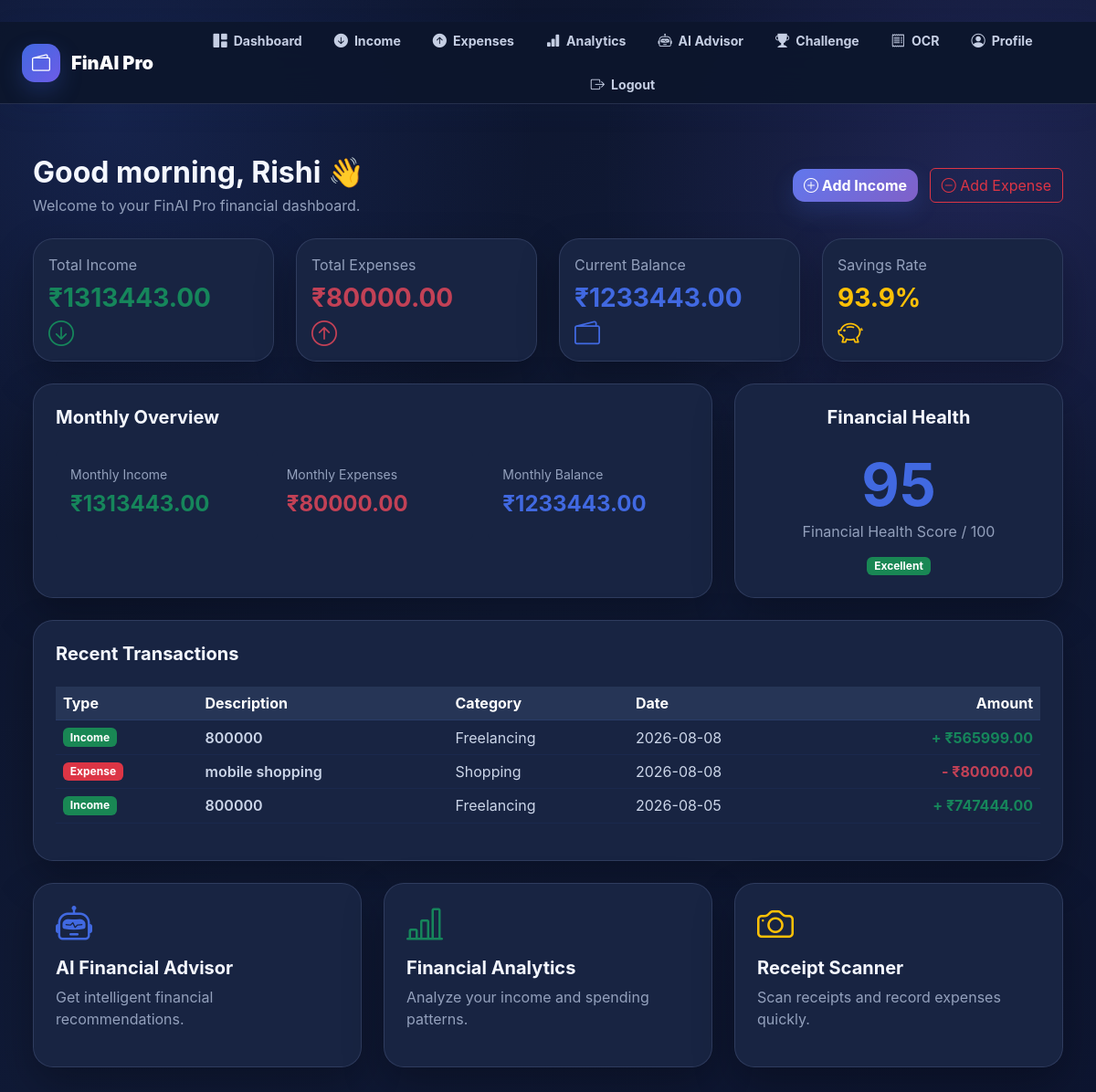
The app's page /dashboard (signed in) with its own data.
### app/models/user.py (models this page shows)
class User(Base):
    __tablename__ = "users"
    id = Column(
        Integer,
        primary_key=True,
        index=True
    )
    full_name = Column(
        String(100),
        nullable=False
    )
    email = Column(
        String(150),
        unique=True,
        nullable=False,
        index=True
    )
    password = Column(
        String(255),
        nullable=False
    )
    profile_image = Column(
        String(255),
        default="default.png"
    )
    is_active = Column(
        Boolean,
        default=True
    )
    created_at = Column(
        DateTime,
        default=datetime.utcnow
    )
    updated_at = Column(
        DateTime,
        default=datetime.utcnow,
        onupdate=datetime.utcnow
    )
    incomes = relationship(
        "Income",
        back_populates="user",
        cascade="all, delete-orphan"
    )
    expenses = relationship(
        "Expense",
        back_populates="user",
        cascade="all, delete-orphan"
    )

### app/models/income.py (models this page shows)
class Income(Base):
    __tablename__ = "income"
    id = Column(
        Integer,
        primary_key=True,
        index=True
    )
    user_id = Column(
        Integer,
        ForeignKey("users.id"),
        nullable=False
    )
    source = Column(
        String(100),
        nullable=False
    )
    category = Column(
        String(50),
        nullable=False
    )
    amount = Column(
        Float,
        nullable=False
    )
    description = Column(
        String(255)
    )
    income_date = Column(
        Date,
        nullable=False
    )
    created_at = Column(
        DateTime,
        default=datetime.utcnow
    )
    updated_at = Column(
        DateTime,
        default=datetime.utcnow,
        onupdate=datetime.utcnow
    )
    user = relationship(
        "User",
        back_populates="incomes"
    )

### app/models/expense.py (models this page shows)
class Expense(Base):
    __tablename__ = "expenses"
    id = Column(
        Integer,
        primary_key=True,
        index=True
    )
    user_id = Column(
        Integer,
        ForeignKey("users.id"),
        nullable=False
    )
    title = Column(
        String(100),
        nullable=False
    )
    category = Column(
        String(50),
        nullable=False
    )
    amount = Column(
        Float,
        nullable=False
    )
    payment_method = Column(
        String(50),
        nullable=False
    )
    description = Column(
        String(255)
    )
    expense_date = Column(
        Date,
        nullable=False
    )
    created_at = Column(
        DateTime,
        default=datetime.utcnow
    )
    updated_at = Column(
        DateTime,
        default=datetime.utcnow,
        onupdate=datetime.utcnow
    )
    user = relationship(
        "User",
        back_populates="expenses"
    )

### app/routers/dashboard.py (the view)
@router.get(
    "/dashboard",
    response_class=HTMLResponse
)
async def dashboard_page(
    request: Request,
    db: Session = Depends(get_db)
):
    user = get_current_user(
        request,
        db
    )
    if user is None:
        return RedirectResponse(
            "/login",
            status_code=303
        )
    current_date = datetime.now()
    total_income = get_total_income(
        db,
        user.id
    )
    total_expenses = get_total_expenses(
        db,
        user.id
    )
    current_balance = (
        total_income - total_expenses
    )
    monthly_income = get_monthly_income(
        db,
        user.id,
        current_date.month,
        current_date.year
    )
    monthly_expenses = get_monthly_expenses(
        db,
        user.id,
        current_date.month,
        current_date.year
    )
    monthly_balance = (
        monthly_income - monthly_expenses
    )
    if total_income > 0:
        savings_rate = (
            current_balance / total_income
        ) * 100
    else:
        savings_rate = 0
    if savings_rate < 0:
        savings_rate = 0
    financial_health = calculate_financial_health(
        total_income,
        total_expenses
    )
    all_income = get_all_income(
        db,
        user.id
    )
    all_expenses = get_all_expenses(
        db,
        user.id
    )
    recent_transactions = []
    for income in all_income[:5]:
        recent_transactions.append({
            "type": "income",
            "title": income.source,
            "category": income.category,
            "amount": income.amount,
            "date": income.income_date
        })
    for expense in all_expenses[:5]:
        recent_transactions.append({
            "type": "expense",
            "title": expense.title,
            "category": expense.category,
            "amount": expense.amount,
            "date": expense.expense_date
        })
    recent_transactions.sort(
        key=lambda item: item["date"],
        reverse=True
    )
    recent_transactions = recent_transactions[:8]
    greeting = get_time_greeting()
    return templates.TemplateResponse(
        "dashboard.html",
        {
            "request": request,
            "user": user,
            "greeting": greeting,
            "total_income": total_income,
            "total_expenses": total_expenses,
            "current_balance": current_balance,
            "monthly_income": monthly_income,
            "monthly_expenses": monthly_expenses,
            "monthly_balance": monthly_balance,
            "savings_rate": round(
                savings_rate,
                1
            ),
            "financial_health": financial_health,
            "recent_transactions": recent_transactions
        }
    )

### app/templates/dashboard.html (shortened to what this page needs)
﻿{% extends "base.html" %}
{% block content %}
<div class="container-fluid py-4">
    <div class="d-flex justify-content-between align-items-center mb-4">
        <div>
            <h2 class="fw-bold mb-1">
                {{ greeting }}, {{ user.full_name }} 👋
            </h2>
            <p class="text-muted mb-0">
                Welcome to your FinAI Pro financial dashboard.
            </p>
        </div>
        <div>
            <a href="/income" class="btn btn-primary me-2">
                <i class="bi bi-plus-circle"></i>
                Add Income
            </a>
            <a href="/expense" class="btn btn-outline-danger">
                <i class="bi bi-dash-circle"></i>
                Add Expense
            </a>
        </div>
    </div>
    <div class="row g-4 mb-4">
        <div class="col-md-6 col-xl-3">
            <div class="card border-0 shadow-sm h-100">
                <div class="card-body">
                    <p class="text-muted mb-2">Total Income</p>
                    <h3 class="fw-bold text-success">
                        ₹{{ "%.2f"|format(total_income) }}
                    </h3>
                    <i class="bi bi-arrow-down-circle text-success fs-3"></i>
                </div>
            </div>
        </div>
        <div class="col-md-6 col-xl-3">
            <div class="card border-0 shadow-sm h-100">
                <div class="card-body">
                    <p class="text-muted mb-2">Total Expenses</p>
                    <h3 class="fw-bold text-danger">
                        ₹{{ "%.2f"|format(total_expenses) }}
                    </h3>
                    <i class="bi bi-arrow-up-circle text-danger fs-3"></i>
                </div>
            </div>
        </div>
        <div class="col-md-6 col-xl-3">
            <div class="card border-0 shadow-sm h-100">
                <div class="card-body">
                    <p class="text-muted mb-2">Current Balance</p>
                    <h3 class="fw-bold text-primary">
                        ₹{{ "%.2f"|format(current_balance) }}
                    </h3>
                    <i class="bi bi-wallet2 text-primary fs-3"></i>
                </div>
            </div>
        </div>
        <div class="col-md-6 col-xl-3">
            <div class="card border-0 shadow-sm h-100">
                <div class="card-body">
                    <p class="text-muted mb-2">Savings Rate</p>
                    <h3 class="fw-bold text-warning">
                        {{ savings_rate }}%
                    </h3>
                    <i class="bi bi-piggy-bank text-warning fs-3"></i>
                </div>
            </div>
        </div>
    </div>
    <div class="row g-4 mb-4">
        <div class="col-lg-8">
            <div class="card border-0 shadow-sm h-100">
                <div class="card-body p-4">
                    <h5 class="fw-bold mb-4">
                        Monthly Overview
                    </h5>
                    <div class="row g-3">
                        <div class="col-md-4">
                            <div class="p-3 bg-light rounded">
                                <small class="text-muted">
                                    Monthly Income
                                </small>
                                <h4 class="fw-bold text-success mt-2">
                                    ₹{{ "%.2f"|format(monthly_income) }}
                                </h4>
                            </div>
                        </div>
                        <div class="col-md-4">
                            <div class="p-3 bg-light rounded">
                                <small class="text-muted">
                                    Monthly Expenses
                                </small>
                                <h4 class="fw-bold text-danger mt-2">
                                    ₹{{ "%.2f"|format(monthly_expenses) }}
                                </h4>
                            </div>
                        </div>
                        <div class="col-md-4">
                            <div class="p-3 bg-light rounded">
                                <small class="text-muted">
                                    Monthly Balance
                                </small>
                                <h4 class="fw-bold text-primary mt-2">
                                    ₹{{ "%.2f"|format(monthly_balance) }}
                                </h4>
                            </div>
                        </div>
                    </div>
                </div>
            </div>
        </div>
        <div class="col-lg-4">
            <div class="card border-0 shadow-sm h-100">
                <div class="card-body p-4 text-center">
                    <h5 class="fw-bold mb-4">
                        Financial Health
                    </h5>
                    <div class="display-3 fw-bold text-primary">
                        {{ financial_health }}
                    </div>
                    <p class="text-muted">
                        Financial Health Score / 100
                    </p>
                    {% if financial_health >= 80 %}
                    <span class="badge bg-success">
                        Excellent
                    </span>
                    {% elif financial_health >= 60 %}
                    <span class="badge bg-warning text-dark">
                        Good
                    </span>
                    {% else %}
                    <span class="badge bg-danger">
                        Needs Attention
                    </span>
                    {% endif %}
                </div>
            </div>
        </div>
    </div>
    <div class="card border-0 shadow-sm mb-4">
        <div class="card-body p-4">
            <div class="d-flex justify-content-between mb-3">
                <h5 class="fw-bold">
                    Recent Transactions
                </h5>
            </div>
            {% if recent_transactions %}
            <div class="table-responsive">
                <table class="table align-middle">
                    <thead>
                        <tr>
                            <th>Type</th>
                            <th>Description</th>
                            <th>Category</th>
                            <th>Date</th>
                            <th class="text-end">Amount</th>
                        </tr>
                    </thead>
                    <tbody>
                    {% for transaction in recent_transactions %}
                        <tr>
                            <td>
                                {% if transaction.type == "income" %}
                                <span class="badge bg-success">
                                    Income
                                </span>
                                {% else %}
                                <span class="badge bg-danger">
                                    Expense
                                </span>
                                {% endif %}
                            </td>
                            <td class="fw-semibold">
                                {{ transaction.title }}
                            </td>
                            <td>
                                {{ transaction.category }}
                            </td>
                            <td>
                                {{ transaction.date }}
                            </td>
                            <td class="text-end fw-bold">
                                {% if transaction.type == "income" %}
                                <span class="text-success">
                                    + ₹{{ "%.2f"|format(transaction.amount) }}
                                </span>
                                {% else %}
                                <span class="text-danger">
                                    - ₹{{ "%.2f"|format(transaction.amount) }}
                                </span>
                                {% endif %}
                            </td>
                        </tr>
                    {% endfor %}
                    </tbody>
                </table>
            </div>
            {% endif %}
        </div>
    </div>
    <div class="row g-4">
        <div class="col-md-4">
            <a href="/ai-advisor" class="text-decoration-none">
                <div class="card border-0 shadow-sm h-100">
                    <div class="card-body p-4">
                        <i class="bi bi-robot fs-1 text-primary"></i>
                        <h5 class="fw-bold mt-3">
                            AI Financial Advisor
                        </h5>
                        <p class="text-muted">
                            Get intelligent financial recommendations.
                        </p>
                    </div>
                </div>
            </a>
        </div>
        <div class="col-md-4">
            <a href="/analytics" class="text-decoration-none">
                <div class="card border-0 shadow-sm h-100">
                    <div class="card-body p-4">
                        <i class="bi bi-bar-chart-line fs-1 text-success"></i>
                        <h5 class="fw-bold mt-3">
                            Financial Analytics
                        </h5>
                        <p class="text-muted">
                            Analyze your income and spending patterns.
                        </p>
                    </div>
                </div>
            </a>
        </div>
        <div class="col-md-4">
            <a href="/ocr" class="text-decoration-none">
                <div class="card border-0 shadow-sm h-100">
                    <div class="card-body p-4">
                        <i class="bi bi-camera fs-1 text-warning"></i>
                        <h5 class="fw-bold mt-3">
                            Receipt Scanner
                        </h5>
                        <p class="text-muted">
                            Scan receipts and record expenses quickly.
                        </p>
                    </div>
                </div>
            </a>
        </div>
    </div>
</div>
{% endblock %}

### records on screen
User: full_name "Rishi"
Income: shows "Income", amount "565999.00"
Expense: shows "Expense", amount "80000.00"
Income: shows "Income", amount "747444.00"

### other values on screen
{{ greeting }} "Good morning"
{{ "%.2f"|format(total_income) }} "1313443.00"
{{ "%.2f"|format(total_expenses) }} "80000.00"
{{ "%.2f"|format(current_balance) }} "1233443.00"
{{ savings_rate }} "93.9"
{{ "%.2f"|format(monthly_income) }} "1313443.00"
{{ "%.2f"|format(monthly_expenses) }} "80000.00"
{{ "%.2f"|format(monthly_balance) }} "1233443.00"
{{ financial_health }} "95"
